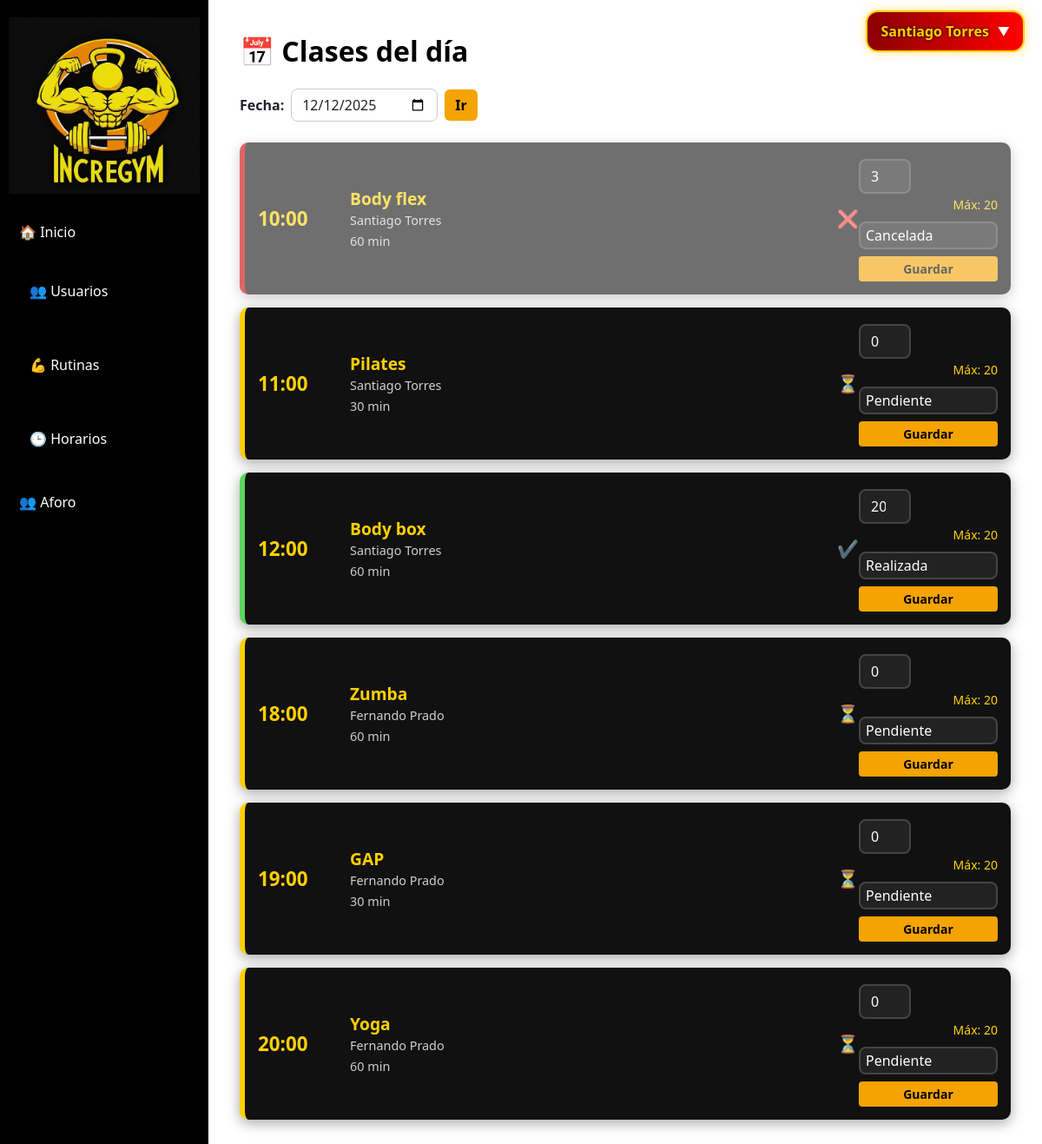
The page /index.php?url=horario/index (signed in) on the database its author committed.
### tables this page shows
CREATE TABLE `horarios` (
  `id` int(11) NOT NULL,
  `dia_semana` enum('lunes','martes','miercoles','jueves','viernes','sabado') NOT NULL,
  `hora` time NOT NULL,
  `empleado_id` int(11) NOT NULL,
  `actividad_id` int(11) NOT NULL,
  `apuntados` int(11) DEFAULT 0,
  `estado` enum('pendiente','realizada','cancelada') DEFAULT 'pendiente'
);

CREATE TABLE `actividades` (
  `id` int(11) NOT NULL,
  `nombre` varchar(100) NOT NULL,
  `duracion_min` int(11) NOT NULL,
  `color` varchar(20) DEFAULT NULL,
  `aforo_max` int(11) DEFAULT NULL
);

CREATE TABLE `empleados` (
  `id` int(11) NOT NULL,
  `nombre` varchar(50) NOT NULL,
  `apellido` varchar(50) NOT NULL,
  `dni` varchar(15) DEFAULT NULL,
  `telefono` varchar(20) DEFAULT NULL,
  `email` varchar(100) DEFAULT NULL,
  `foto` varchar(255) DEFAULT NULL,
  `usuario` varchar(50) NOT NULL,
  `password` varchar(255) NOT NULL,
  `rol` enum('empleado','admin') DEFAULT 'empleado'
);

### controllers/HorarioController.php (called while the page is built, shortened)
<?php
require_once __DIR__ . '/../models/Horario.php';
class HorarioController
{
    public function index()
    {
        $pdo = Database::connect();
        $fecha = $_GET['fecha'] ?? date('Y-m-d');
        $map = [
            1 => 'lunes',
            2 => 'martes',
            3 => 'miercoles',
            4 => 'jueves',
            5 => 'viernes',
            6 => 'sabado',
            7 => 'domingo'
        ];
        $diaSemana = $map[(int)date('N', strtotime($fecha))];
        $clases = Horario::porDia($pdo, $diaSemana);
        include __DIR__ . '/../views/layout.php';
    }
}

### models/Horario.php (called while the page is built, shortened)
<?php
class Horario
{
    public static function porDia(PDO $pdo, string $diaSemana): array
{
    $sql = "
        SELECT h.*,
               a.nombre AS actividad,
               a.duracion_min,
               a.aforo_max,
               e.nombre AS empleado_nombre,
               e.apellido AS empleado_apellido
        FROM horarios h
        JOIN actividades a ON a.id = h.actividad_id
        JOIN empleados e   ON e.id = h.empleado_id
        WHERE h.dia_semana = ?
        ORDER BY h.hora
    ";
    $stmt = $pdo->prepare($sql);
    $stmt->execute([$diaSemana]);
    return $stmt->fetchAll(PDO::FETCH_ASSOC);
}
}

### views/horario/index.php (the view, shortened to what this page needs)
<div class="container mt-3">
    <h2 class="titulo-seccion">
        📅 Clases del día
    </h2>
    <form method="GET" action="index.php" class="d-flex align-items-center gap-2 mb-4">
        <label for="fecha" class="fw-bold">Fecha:</label>
        <input type="date" id="fecha" name="fecha" value="<?= $fecha ?>" class="form-control w-auto">
        <button class="btn btn-warning">Ir</button>
    </form>
    <?php if (empty($clases)): ?>
    <div class="alert alert-info">
        Hoy no hay clases programadas.
    </div>
    <?php else: ?>
    <div class="listado-clases-dia">
        <?php foreach ($clases as $c): ?>
        <?php
            $estadoClass = match ($c['estado']) {
                'realizada' => 'estado-realizada',
                'cancelada' => 'estado-cancelada',
                default     => 'estado-pendiente',
            };
        ?>
        <div class="clase-dia-item <?= $estadoClass ?>">
            <div class="clase-dia-hora">
                <?= substr($c['hora'], 0, 5) ?>
            </div>
            <div class="flex-grow-1 px-3">
                <div class="clase-dia-nombre">
                    <?= htmlspecialchars($c['actividad']) ?>
                </div>
                <div class="clase-dia-prof">
                    <?= htmlspecialchars($c['empleado_nombre'] . " " . $c['empleado_apellido']) ?>
                </div>
                <span class="clase-dia-duracion">
                    <?= $c['duracion_min'] ?> min
                </span>
            </div>
            <span class="estado-icon">
                <?php if ($c['estado'] === 'realizada'): ?>
                ✔️
                <?php elseif ($c['estado'] === 'cancelada'): ?>
                ❌
                <?php else: ?>
                ⏳
                <?php endif; ?>
            </span>
            <div class="clase-dia-panel text-end">
                <form action="index.php?url=horario/updateClase" method="POST">
                    <input type="number" min="0" max="<?= $c['aforo_max'] ?>" name="apuntados"
                        value="<?= $c['apuntados'] ?>" class="form-control apuntados-input">
                    <small style="color: #FFD000;">Máx: <?= $c['aforo_max'] ?></small>
                    <select name="estado" class="form-select estado-select mt-2">
                        <option value="pendiente" <?= $c['estado']=='pendiente'?'selected':'' ?>>Pendiente</option>
                        <option value="realizada" <?= $c['estado']=='realizada'?'selected':'' ?>>Realizada</option>
                        <option value="cancelada" <?= $c['estado']=='cancelada'?'selected':'' ?>>Cancelada</option>
                    </select>
                    <button class="btn btn-warning btn-sm mt-2 w-100">Guardar</button>
                </form>
            </div>
        </div>
        <?php endforeach; ?>
    </div>
    <?php endif; ?>
</div>

### assets/css/style.css (style rules this page uses)
:root { --rojo: #A01616; --rojo-oscuro: #700b0b; --amarillo: #FFD000; --amarillo-oscuro: #d4ad00; --naranja: #F5A300; --negro: #000000; --gris-claro: #f4f4f4; --gris-medio: #e9e9e9; --sombra: rgba(0, 0, 0, 0.25); }
.btn-warning { background: var(--naranja); border: none; color: black; font-weight: 600; }
input, select, textarea { border-radius: 8px !important; border: 1px solid #ccc !important; }
.apuntados-input { width: 60px; margin-top: 4px; }
.estado-select { width: 100%; margin-top: 4px; padding: 2px 6px; border-radius: 6px; }
.clase-dia-item { background: #111; border-left: 6px solid var(--amarillo); border-radius: 10px; padding: 15px; margin-bottom: 15px; color: white; display: flex; justify-content: space-between; align-items: center; box-shadow: 0 4px 15px rgba(0,0,0,0.35); transition: transform .15s ease, box-shadow .15s ease; }
.clase-dia-hora { font-size: 1.4rem; font-weight: bold; color: var(--amarillo); width: 90px; }
.clase-dia-nombre { font-size: 1.2rem; font-weight: bold; color: var(--amarillo); }
.clase-dia-prof { font-size: .9rem; opacity: .8; }
.clase-dia-duracion { font-size: .9rem; color: #ccc; }
.clase-dia-panel { min-width: 160px; }
.apuntados-input { background: #222; color: white; border: 2px solid #444 !important; }
.estado-select { background: #222; color: white; border: 2px solid #444 !important; }
.estado-icon { font-size: 20px; margin-left: 10px; }
.estado-pendiente .estado-icon { color: var(--amarillo); }
.estado-realizada { border-left-color: #5cd65c !important; }
.estado-realizada .estado-icon { color: #5cd65c; }
.estado-cancelada { border-left-color: #c90000 !important; opacity: 0.6; }
.estado-cancelada .estado-icon { color: #ff4d4d; }
.titulo-seccion { color: #000; font-weight: 700; margin-bottom: 1.5rem; display: flex; align-items: center; gap: 6px; }

### rows shown on the page
horarios: hora "10:00", actividad.nombre "Body flex", empleado.apellido "Santiago Torres", actividad.duracion_min "60", apuntados "3", actividad.aforo_max "20", estado "Cancelada"
horarios: hora "11:00", actividad.nombre "Pilates", empleado.apellido "Santiago Torres", actividad.duracion_min "30", apuntados "0", actividad.aforo_max "20", estado "Pendiente"
horarios: hora "12:00", actividad.nombre "Body box", empleado.apellido "Santiago Torres", actividad.duracion_min "60", apuntados "20", actividad.aforo_max "20", estado "Realizada"
horarios: hora "18:00", actividad.nombre "Zumba", empleado.apellido "Fernando Prado", actividad.duracion_min "60", apuntados "0", actividad.aforo_max "20", estado "Pendiente"
horarios: hora "19:00", actividad.nombre "GAP", empleado.apellido "Fernando Prado", actividad.duracion_min "30", apuntados "0", actividad.aforo_max "20", estado "Pendiente"
horarios: hora "20:00", actividad.nombre "Yoga", empleado.apellido "Fernando Prado", actividad.duracion_min "60", apuntados "0", actividad.aforo_max "20", estado "Pendiente"

### other values the page prints
$_SESSION['empleado']['nombre'] "Santiago"
$_SESSION['empleado']['apellido'] "Torres"
